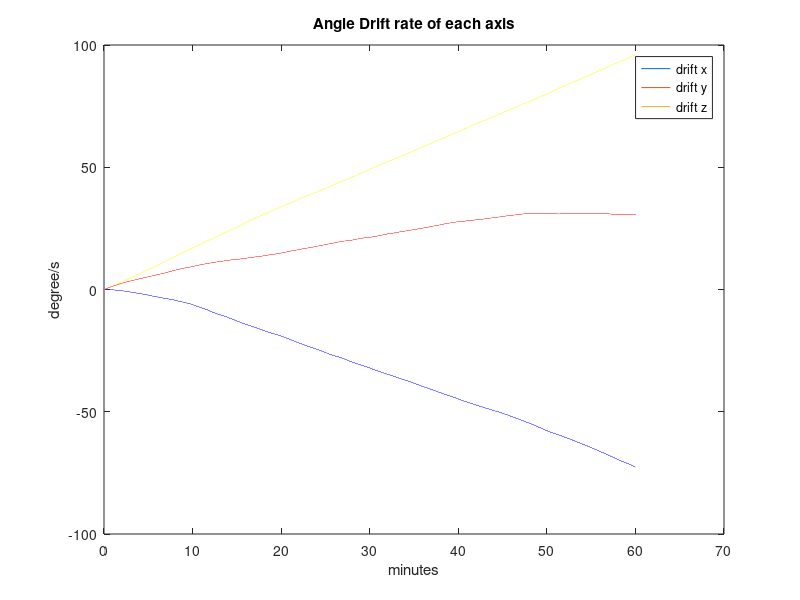
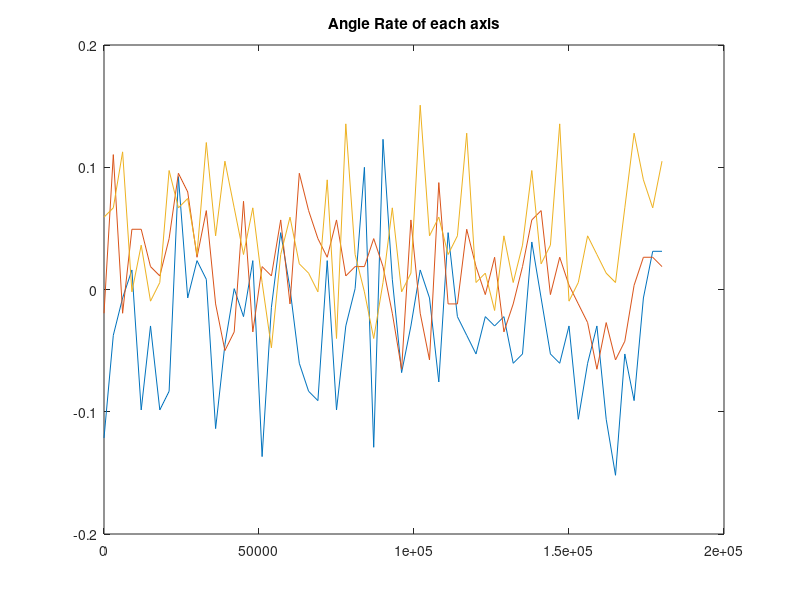

These figures' MATLAB source, in order:
clear all
close all
clc

GYRO_1HR = csvread('GYRO_1HR.csv');
GYRO_PRE = csvread('GYRO_DATA.csv');
sumx = 0;
sumy = 0;
sumz = 0;

xbias = mean(GYRO_PRE(:,1));
ybias = mean(GYRO_PRE(:,2));
zbias = mean(GYRO_PRE(:,3));

anglerateX = (GYRO_1HR(:,1)-xbias)/131;
anglerateY = (GYRO_1HR(:,2)-ybias)/131;
anglerateZ = (GYRO_1HR(:,3)-zbias)/131;

for i = 1:length(GYRO_1HR)
    sumx = sumx + anglerateX(i)*0.01;
    sumy = sumy + anglerateY(i)*0.01;
    sumz = sumz + anglerateZ(i)*0.01;
    anglexdr(i) = sumx;
    angleydr(i) = sumy;
    anglezdr(i) = sumz;
end

t = 1: 1: length(GYRO_1HR);
t = t.*(0.02/60);

figure (1)
plot(t, anglexdr);
hold on;
plot(t, angleydr);
plot(t, anglezdr);
xlabel('minutes');
ylabel('degree/s');
legend('drift x','drift y', 'drift z');
title('Angle Drift rate of each axis');

figure (2)
% plot the data point for every minute
plot(1:3000:length(GYRO_1HR), anglerateX(1:3000:length(GYRO_1HR)));
hold on;
plot(1:3000:length(GYRO_1HR), anglerateY(1:3000:length(GYRO_1HR)));
plot(1:3000:length(GYRO_1HR), anglerateZ(1:3000:length(GYRO_1HR)));
title('Angle Rate of each axis')

